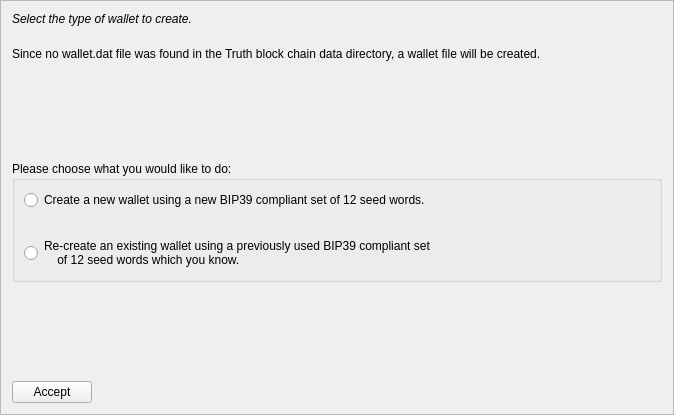
<?xml version="1.0" encoding="UTF-8"?>
<ui version="4.0">
 <class>MnemonicDialog1</class>
 <widget class="QFrame" name="MnemonicDialog1">
  <property name="geometry">
   <rect>
    <x>0</x>
    <y>0</y>
    <width>674</width>
    <height>415</height>
   </rect>
  </property>
  <property name="windowTitle">
   <string>HD Wallet Setup</string>
  </property>
  <property name="frameShape">
   <enum>QFrame::StyledPanel</enum>
  </property>
  <property name="frameShadow">
   <enum>QFrame::Raised</enum>
  </property>
  <layout class="QVBoxLayout" name="verticalLayout">
   <item>
    <widget class="QLabel" name="walletLabel">
     <property name="styleSheet">
      <string notr="true">QLabel { font-style:italic; }</string>
     </property>
     <property name="text">
      <string>Select the type of wallet to create.</string>
     </property>
     <property name="wordWrap">
      <bool>true</bool>
     </property>
    </widget>
   </item>
   <item>
    <spacer name="verticalSpacer_4">
     <property name="orientation">
      <enum>Qt::Vertical</enum>
     </property>
     <property name="sizeType">
      <enum>QSizePolicy::Minimum</enum>
     </property>
     <property name="sizeHint" stdset="0">
      <size>
       <width>20</width>
       <height>15</height>
      </size>
     </property>
    </spacer>
   </item>
   <item>
    <widget class="QLabel" name="wallettypeLabel">
     <property name="text">
      <string>Since no wallet.dat file was found in the Truth block chain data directory, a wallet file will be created.</string>
     </property>
     <property name="wordWrap">
      <bool>true</bool>
     </property>
    </widget>
   </item>
   <item>
    <spacer name="verticalSpacer">
     <property name="orientation">
      <enum>Qt::Vertical</enum>
     </property>
     <property name="sizeHint" stdset="0">
      <size>
       <width>20</width>
       <height>40</height>
      </size>
     </property>
    </spacer>
   </item>
   <item>
    <widget class="QGroupBox" name="groupBox">
     <property name="title">
      <string>Please choose what you would like to do:</string>
     </property>
     <layout class="QVBoxLayout" name="verticalLayout_2">
      <item>
       <widget class="QRadioButton" name="walletNewRadio">
        <property name="text">
         <string>Create a new wallet using a new BIP39 compliant set of 12 seed words.</string>
        </property>
       </widget>
      </item>
      <item>
       <spacer name="verticalSpacer_3">
        <property name="orientation">
         <enum>Qt::Vertical</enum>
        </property>
        <property name="sizeHint" stdset="0">
         <size>
          <width>20</width>
          <height>20</height>
         </size>
        </property>
       </spacer>
      </item>
      <item>
       <widget class="QRadioButton" name="walletOldRadio">
        <property name="text">
         <string>Re-create an existing wallet using a previously used BIP39 compliant set 
    of 12 seed words which you know.</string>
        </property>
       </widget>
      </item>
     </layout>
    </widget>
   </item>
   <item>
    <spacer name="verticalSpacer_2">
     <property name="orientation">
      <enum>Qt::Vertical</enum>
     </property>
     <property name="sizeHint" stdset="0">
      <size>
       <width>20</width>
       <height>40</height>
      </size>
     </property>
    </spacer>
   </item>
   <item>
    <layout class="QHBoxLayout" name="horizontalLayout">
     <item>
      <widget class="QPushButton" name="acceptButton">
       <property name="text">
        <string>Accept</string>
       </property>
       <property name="autoDefault">
        <bool>false</bool>
       </property>
      </widget>
     </item>
     <item>
      <spacer name="horizontalSpacer">
       <property name="orientation">
        <enum>Qt::Horizontal</enum>
       </property>
       <property name="sizeHint" stdset="0">
        <size>
         <width>40</width>
         <height>20</height>
        </size>
       </property>
      </spacer>
     </item>
    </layout>
   </item>
  </layout>
 </widget>
 <resources/>
 <connections/>
</ui>
